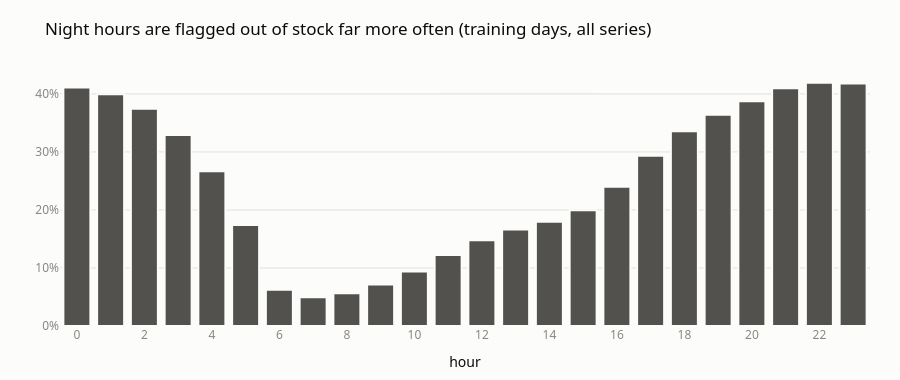

Notebook code for this chart:
### Code cell
train_days = slice(0, cfg["expected"]["train_days"])
by_hour = pd.DataFrame(
    {
        "hour": range(24),
        "share_out_of_stock": cube.stockout[:, train_days].mean(axis=(0, 1)),
        "mean_sales": cube.sales[:, train_days].mean(axis=(0, 1)),
    }
)
display(by_hour.T.round(3))

fig = px.bar(
    by_hour,
    x="hour",
    y="share_out_of_stock",
    title="Night hours are flagged out of stock far more often (training days, all series)",
)
fig.update_traces(
    marker_color=ALL_DATA, marker_line_color="#fcfcfb", marker_line_width=2
)
fig.update_layout(yaxis_tickformat=".0%", yaxis_title=None, xaxis_dtick=2, height=380)
fig.show()

### Figure 1 — Plotly figure (JSON) as saved in the notebook; plotly's stock layout.template omitted (floating-point values rounded to 4 significant figures)
{"data": [{"hovertemplate": "hour=%{x}<br>share_out_of_stock=%{y}<extra></extra>", "legendgroup": "", "marker": {"color": "#52514e", "line": {"color": "#fcfcfb", "width": 2}, "pattern": {"shape": ""}}, "name": "", "orientation": "v", "showlegend": false, "textposition": "auto", "type": "bar", "x": [0, 1, 2, 3, 4, 5, 6, 7, 8, 9, 10, 11, 12, 13, 14, 15, 16, 17, 18, 19, 20, 21, 22, 23], "xaxis": "x", "y": [0.4109, 0.3995, 0.3745, 0.3292, 0.2668, 0.174, 0.06243, 0.04965, 0.05653, 0.07142, 0.09405, 0.1226, 0.1478, 0.1662, 0.1798, 0.1995, 0.2399, 0.2934, 0.3358, 0.364, 0.3875, 0.4099, 0.4192, 0.418], "yaxis": "y"}], "layout": {"barmode": "relative", "height": 380, "legend": {"tracegroupgap": 0}, "title": {"text": "Night hours are flagged out of stock far more often (training days, all series)"}, "xaxis": {"anchor": "y", "domain": [0, 1], "dtick": 2, "title": {"text": "hour"}}, "yaxis": {"anchor": "x", "domain": [0, 1], "tickformat": ".0%", "title": {}}}}
